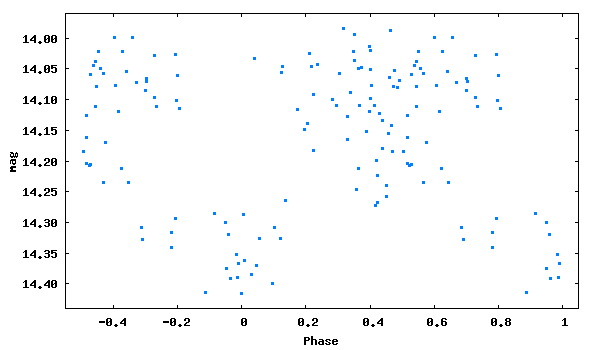

This figure's gnuplot source:
set term png size 600,350 medium
set colors classic
set output 'phase_lc_4.png'
set xlabel 'Phase'
set ylabel 'mag'
#set title 'JDmax = 2446768.21900 + 0.4987835 x E'
set format y '%5.2f'
plot [-0.55:1.05][14.44:13.96] "phase_lc_4.dat" linecolor 3 pointtype 5 pointsize 0.3 title ""
